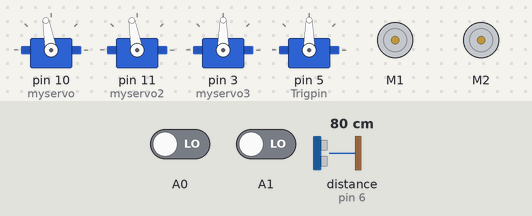
Recording of a sketch running on a simulated Arduino Uno, built with avr-gcc and run on an emulated ATmega328P. Shown: 4 × servo, 2 × DC motor (green arrow = forward, orange = backward, longer = faster). The inputs (shaded band) are chosen by the test bench; at power-on: A0 LOW, A1 LOW, distance to the obstacle (sensor on pin 6) 80 cm. The echo pulse lasts 58.3 µs per cm.

Above: at 1.2 s.
1.3 s: A0 driven HIGH
At 2.5 s:
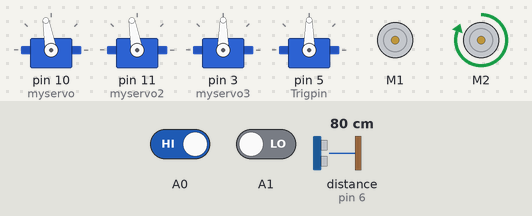
2.9 s: A1 driven HIGH
At 4.7 s:
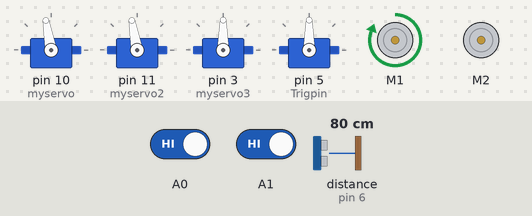
5.0 s: A1 driven LOW
At 6.8 s:
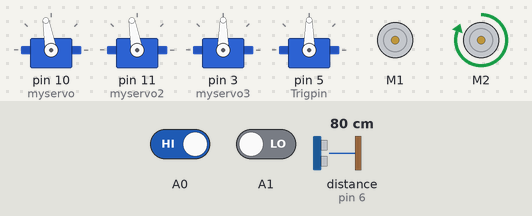
7.1 s: A0 driven LOW
At 9.2 s:
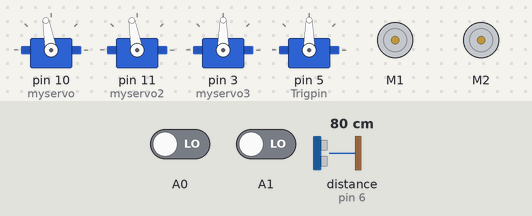
Timing chart, 0 to 10.2 s (numbered marks = the images above; inputs shaded):
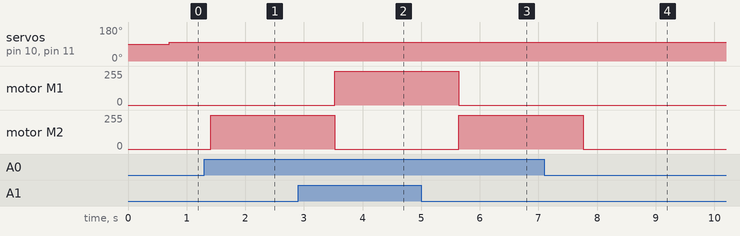

Measured:
- after the input at 1.3 s, motor M2: stopped → forward 255/255 after 0.11 s
- after the input at 2.9 s, motor M1: stopped → forward 255/255 after 0.63 s; motor M2: forward 255/255 → stopped after 0.63 s
- after the input at 5.0 s, motor M1: forward 255/255 → stopped after 0.64 s; motor M2: stopped → forward 255/255 after 0.64 s
- after the input at 7.1 s, motor M2: forward 255/255 → stopped after 0.66 s

The sketch:

Final.ino
```cpp
#include <AFMotor.h>
#include <Servo.h>
#include <Wire.h>

#define Trigpin 5
#define Echopin 6

AF_DCMotor motor1(1, MOTOR12_1KHZ);
AF_DCMotor motor2(2, MOTOR12_1KHZ);
AF_DCMotor motor3(3, MOTOR34_1KHZ);
AF_DCMotor motor4(4, MOTOR34_1KHZ);

Servo myservo;
Servo myservo2;
Servo myservo3;
Servo myservo4;

int var;
int var2;

int val;
int Speeed = 255;

float distance;
int duration;
int x = 700;

void setup(){

  pinMode(Trigpin,OUTPUT);
  pinMode(Echopin,INPUT);

  pinMode(A0,INPUT);
  pinMode(A1,INPUT);

  myservo.attach(10);
  myservo2.attach(11);
  myservo3.attach(3);
  myservo4.attach(5);

}

void loop(){
  if((digitalRead(A0) == HIGH) && (digitalRead(A1) == HIGH)){
    motor1.setSpeed(Speeed);
    motor2.setSpeed(Speeed);
    motor1.run(RELEASE);
    motor2.run(RELEASE);
  }

  if(digitalRead(A0) == HIGH){
    motor2.setSpeed(Speeed);
    motor1.setSpeed(0);
    motor2.run(FORWARD);
    motor1.run(RELEASE);
  }

  if(digitalRead(A1) == HIGH){
    motor1.setSpeed(Speeed);
    motor2.setSpeed(0);
    motor1.run(FORWARD);
    motor2.run(RELEASE);
  }

  if((digitalRead(A0) == LOW) && (digitalRead(A1) == LOW)){
    motor1.setSpeed(0);
    motor2.setSpeed(0);
    motor1.run(FORWARD);
    motor2.run(FORWARD);
  }

  digitalWrite(Trigpin,LOW);
  delayMicroseconds(2);
  digitalWrite(Trigpin,HIGH);
  delayMicroseconds(10);
  digitalWrite(Trigpin,LOW);
  duration = pulseIn(Echopin,HIGH);
  distance = duration*0.034/2;
  delay(x);

  if(distance == 19){

    motor1.setSpeed(0);
    motor2.setSpeed(0);
    motor1.run(RELEASE);
    motor2.run(RELEASE);

    myservo3.write(180);
    myservo4.write(180);

    myservo.write(0);
    myservo2.write(0);

    motor1.setSpeed(Speeed);
    motor2.setSpeed(Speeed);
    motor1.run(FORWARD);
    motor2.run(FORWARD);

    delay(100);

    motor1.setSpeed(0);
    motor2.setSpeed(0);
    motor1.run(RELEASE);
    motor2.run(RELEASE);

    myservo.write(100);
    myservo2.write(100);

    myservo3.write(0);
    myservo4.write(0);

  }else if(distance > 19){

    myservo.write(100);
    myservo2.write(100);

  }
}
```
